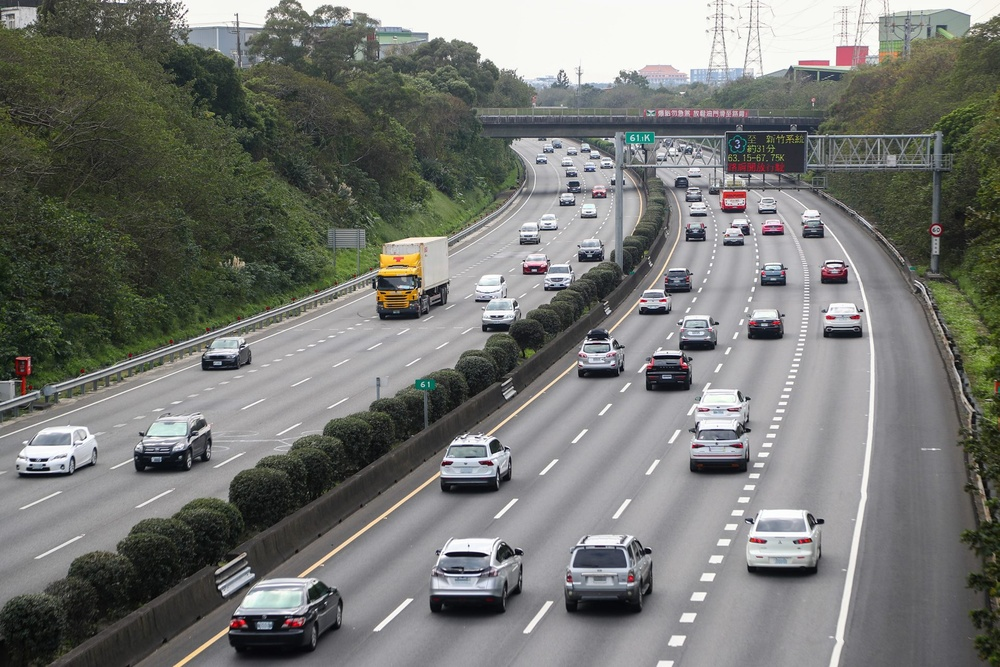
#> input picture 10Image_Recognition/行人偵測/car.jpg, 1000 x 667 px, shrunk from 1920 x 1280 before the run, found by its file name
$ python car.py
#> lines starting #> are read from the running program, lines starting #| are printed output that depends on the picture; after the words box and inside, x2 and y2 are one past the last pixel; in counts of white or black regions, pixels touching at a corner belong together
import cv2
img = cv2.imread('C:/Users/User/Downloads/car.jpg')                    # 讀取街道影像
#> img is the input picture: shape (667, 1000, 3); mean B, G, R 114.6, 118.6, 117.1
gray = cv2.cvtColor(img, cv2.COLOR_BGR2GRAY)    # 轉換成黑白影像
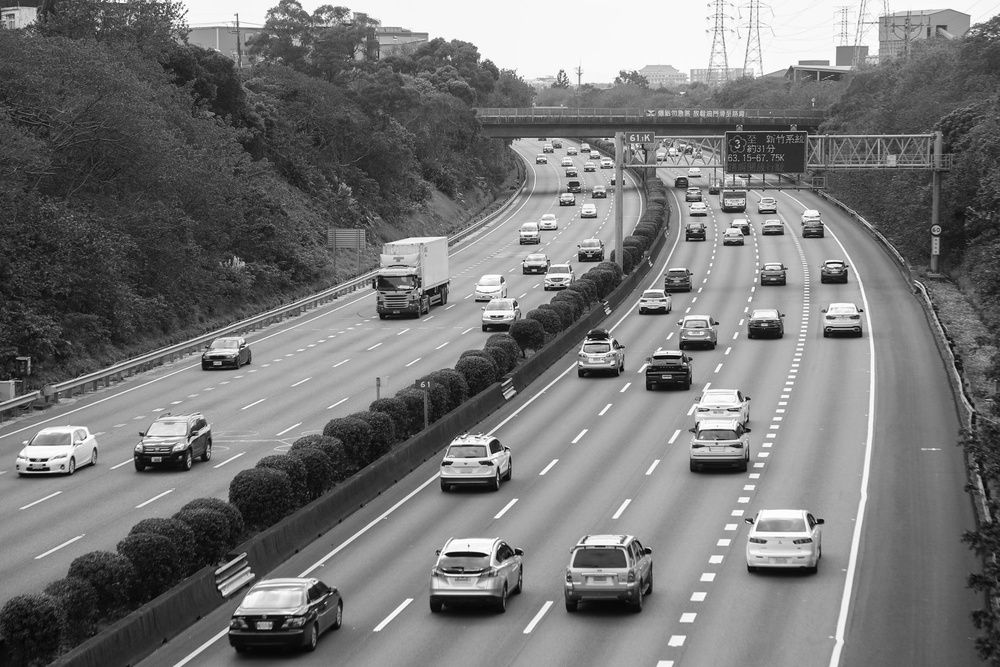
#> gray: shape (667, 1000); min 0, max 255, mean 117.7

car = cv2.CascadeClassifier("cars.xml")    # 讀取汽車模型
gray = cv2.medianBlur(gray, 5)                  # 模糊化去除雜訊
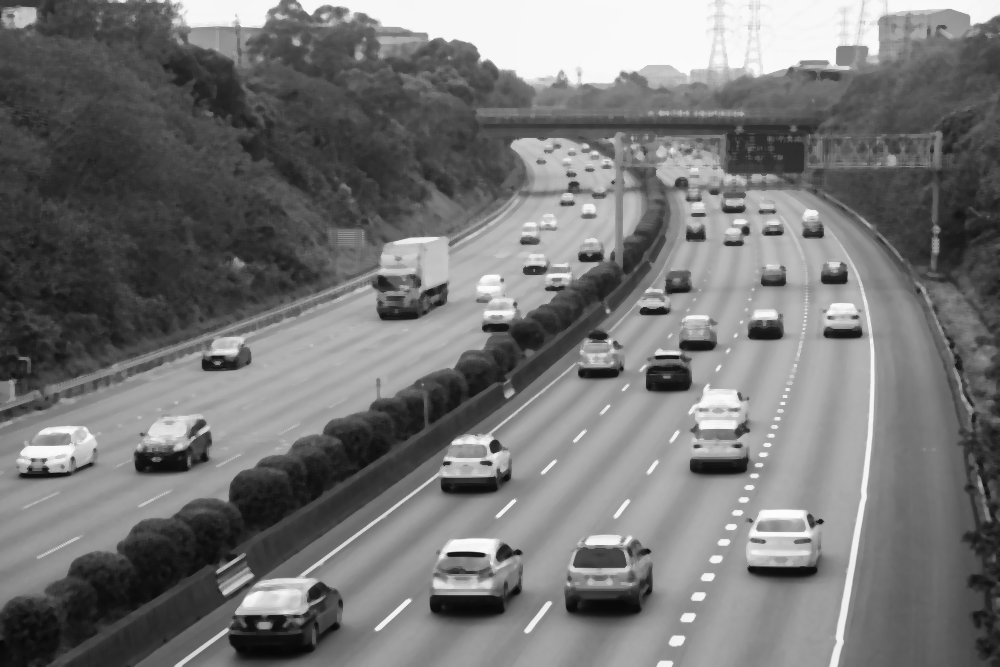
#> gray: shape (667, 1000); min 7, max 253, mean 117.1
cars = car.detectMultiScale(gray, 1.1, 3)       # 偵測汽車
#> cars = 32 rows, first 6: [530, 149, 22, 22], [555, 188, 25, 25], [685, 198, 26, 26], [681, 184, 25, 25], [754, 195, 26, 26], [754, 208, 39, 39]
for (x, y, w, h) in cars:
    cv2.rectangle(img, (x, y), (x+w, y+h), (0, 255, 0), 2)   # 繪製外框
#> this loop made 32 passes
#> (x, y, w, h) on passes 1 to 12: (530, 149, 22, 22), (555, 188, 25, 25), (685, 198, 26, 26), (681, 184, 25, 25), (754, 195, 26, 26), (754, 208, 39, 39), (789, 523, 29, 29), (718, 223, 32, 32), (710, 181, 45, 45), (568, 193, 37, 37), (791, 207, 42, 42), (568, 231, 42, 42)
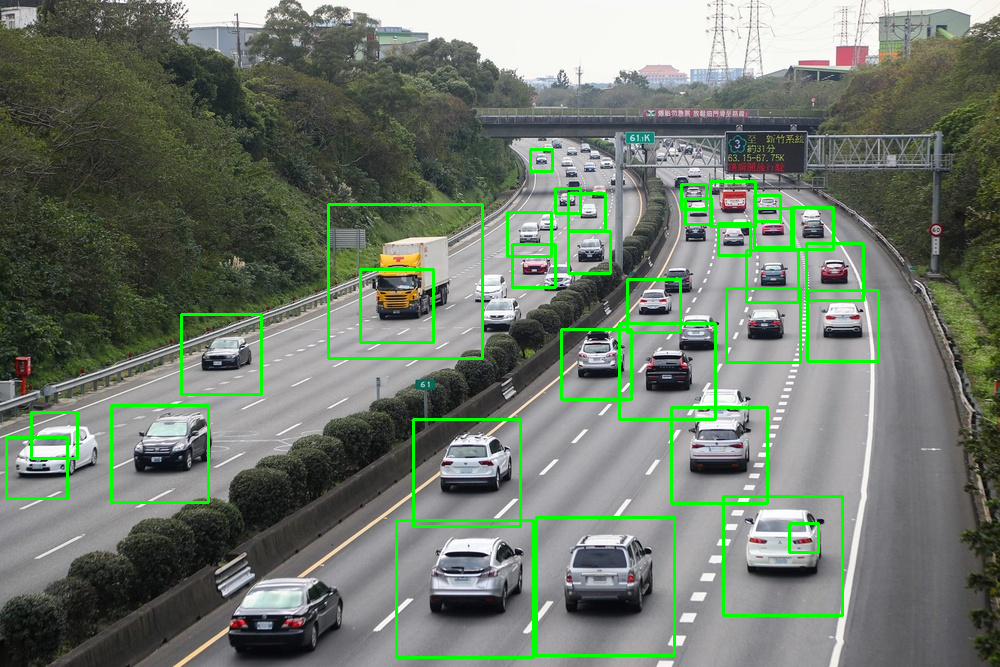
#> img: shape (667, 1000, 3); 3.59% of pixels changed, all inside (x1, y1, x2, y2) = (5, 148, 880, 659)

cv2.imshow('oxxostudio', img)
cv2.waitKey(0) # 按下任意鍵停止
cv2.destroyAllWindows()

$ run again, with 10Image_Recognition/行人偵測/people.jpg copied over 10Image_Recognition/行人偵測/car.jpg
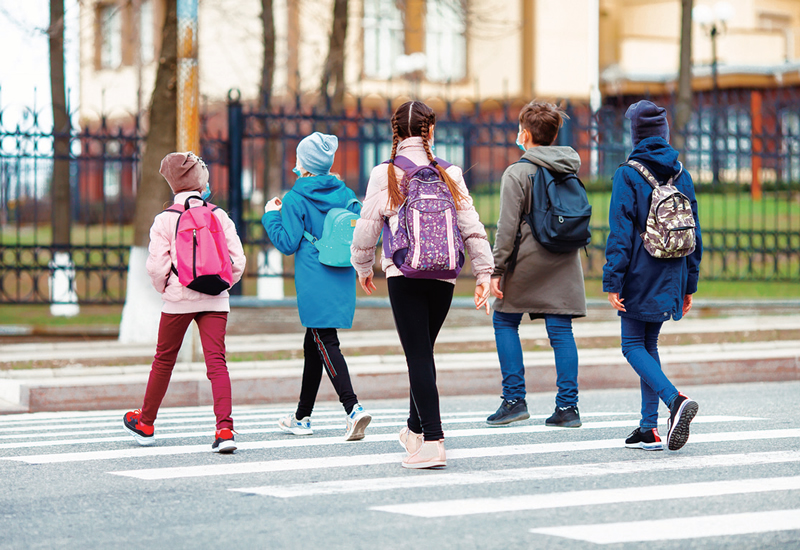
#> input picture 10Image_Recognition/行人偵測/people.jpg, 800 x 550 px, found by its file name
#> img is the input picture: shape (550, 800, 3); mean B, G, R 158.2, 160.8, 164.5
#> `gray = cv2.cvtColor(img, cv2.COLOR_BGR2GRAY)`:
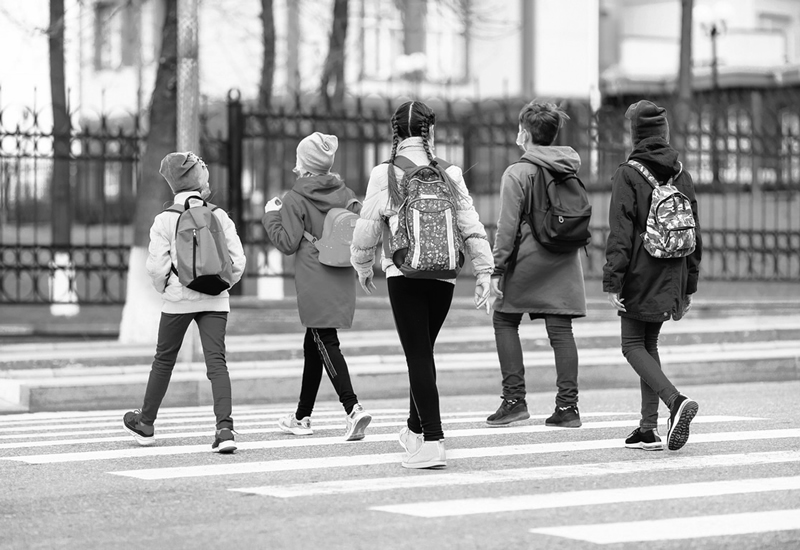
#> gray: shape (550, 800); min 0, max 255, mean 161.6
#> cars = [[213, 435, 26, 26], [714, 244, 55, 55], [518, 91, 57, 57]]
#> the loop `for (x, y, w, h) in cars:` made 3 passes
#> after the loop `for (x, y, w, h) in cars:`:
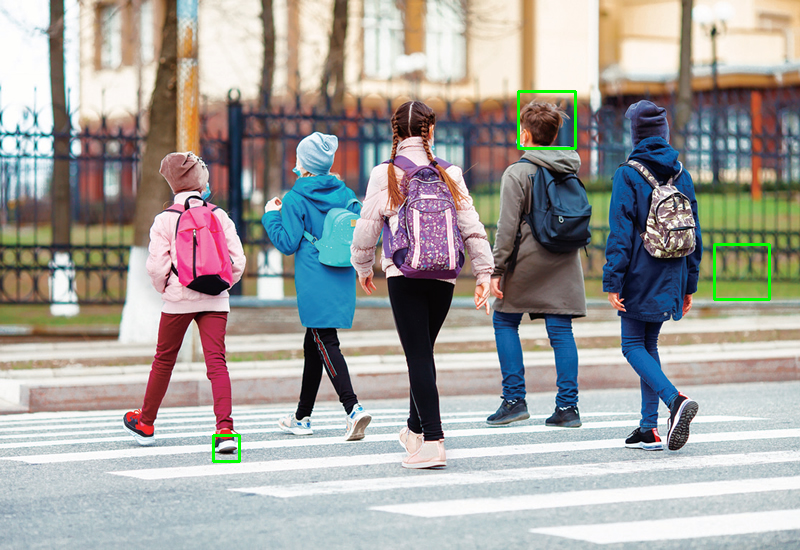
#> img: shape (550, 800, 3); 0.37% of pixels changed, all inside (x1, y1, x2, y2) = (212, 90, 771, 463)

$ run again, with 10Image_Recognition/行人偵測/螢幕擷取畫面 2024-08-28 171114.png saved as 10Image_Recognition/行人偵測/car.jpg
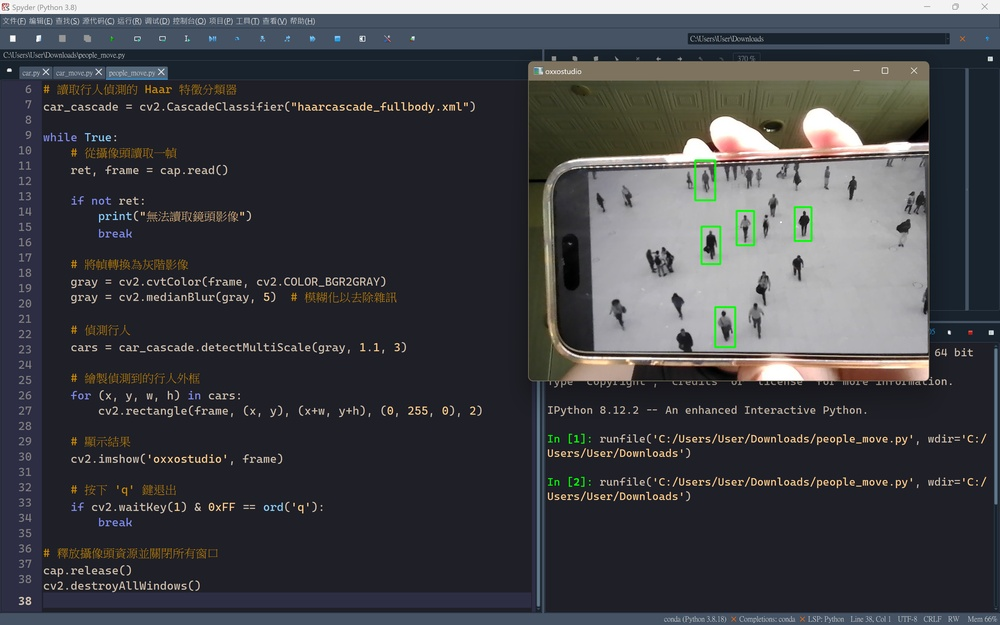
#> input picture 10Image_Recognition/行人偵測/螢幕擷取畫面 2024-08-28 171114.png, 1000 x 625 px, shrunk from 3200 x 2000 before the run, found by its file name
#> img is the input picture: shape (625, 1000, 3); mean B, G, R 69.9, 65.3, 64.5
#> `gray = cv2.cvtColor(img, cv2.COLOR_BGR2GRAY)`:
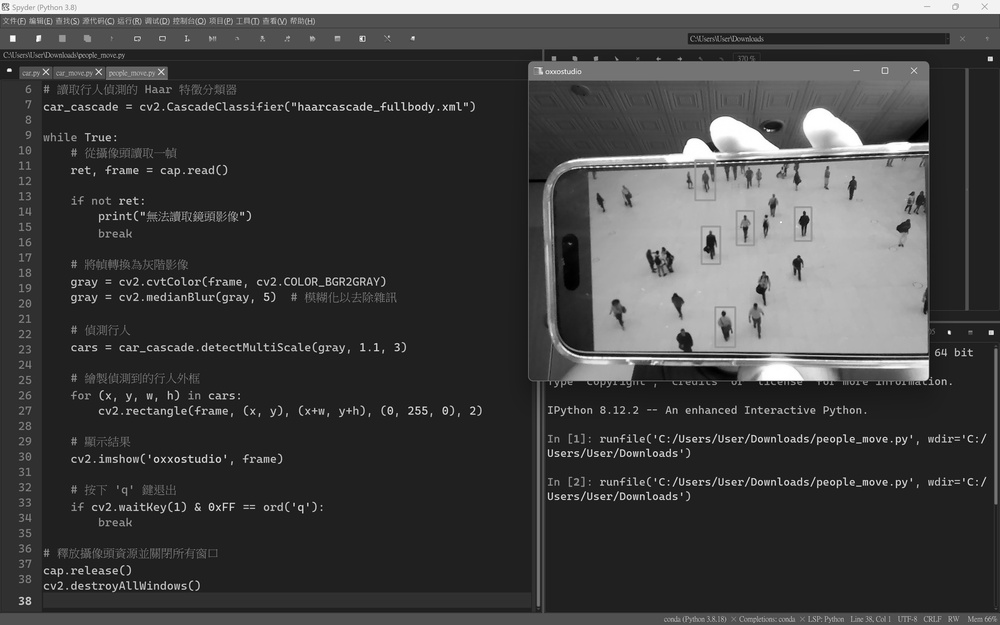
#> gray: shape (625, 1000); min 0, max 255, mean 65.6
#> `gray = cv2.medianBlur(gray, 5)`:
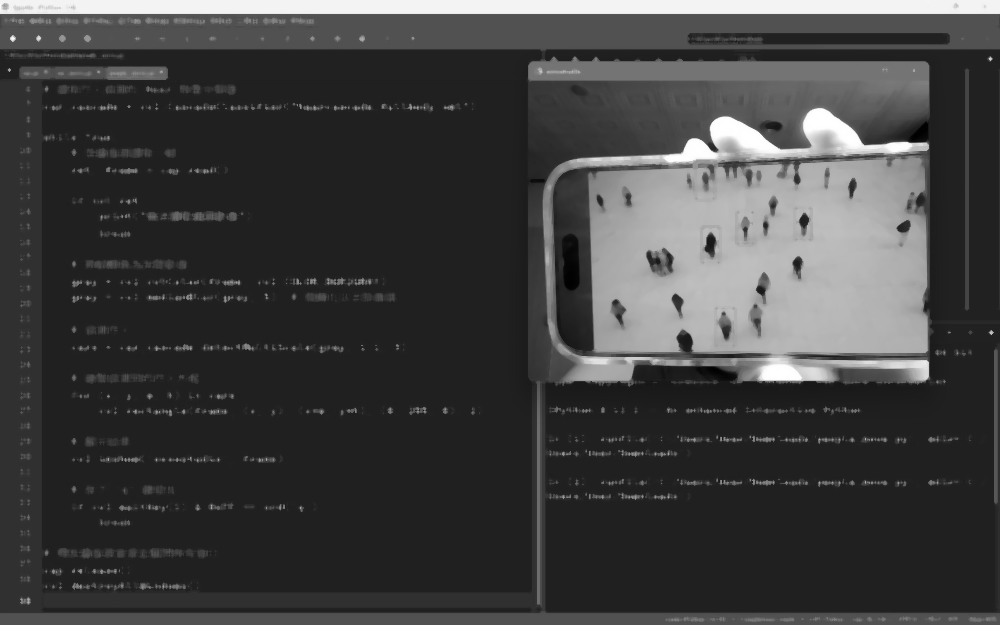
#> gray: shape (625, 1000); min 0, max 255, mean 63.8
#> cars = ()
